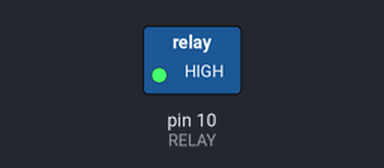
The sketch below on a simulated Arduino Uno, built with avr-gcc and run on an emulated ATmega328P. Shown: switched loads named in the sketch (green lamp = pin HIGH). Dashed ring = blinking.

Above: at 0.2 s.
Timing chart, 0 to 3.0 s (numbered marks = the images above):
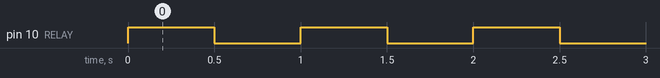

Measured:
- by itself, pin 10 (RELAY): alternates HIGH for 0.50 s and LOW for 0.50 s

The sketch:

relay.ino
```cpp
const int RELAY = 10;

void setup() {
  // put your setup code here, to run once:
   pinMode(RELAY, OUTPUT);
}

void loop() {
  // put your main code here, to run repeatedly:
   digitalWrite(RELAY, HIGH);
   delay(500);

   digitalWrite(RELAY, LOW);
   delay(500);
}
```
